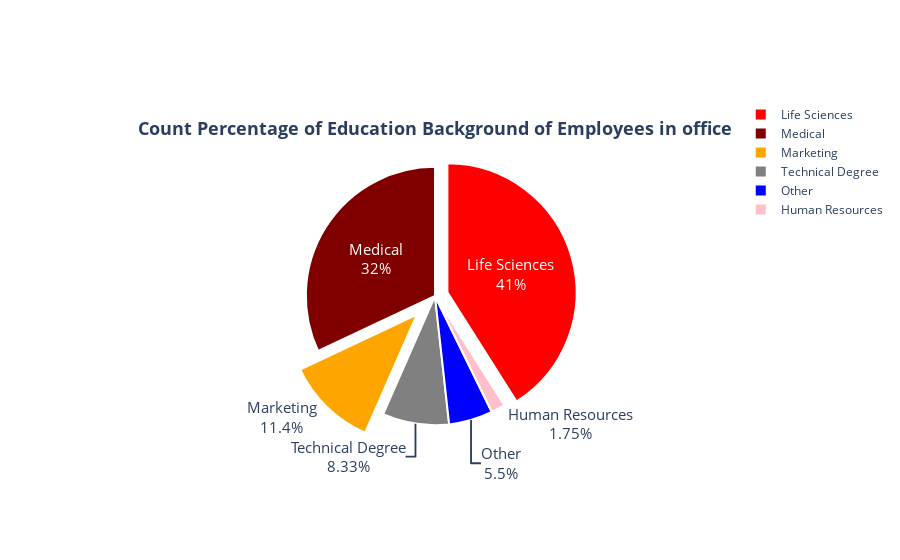

Notebook cell for this chart:
### Code cell
colors= ['Red','maroon','orange', 'gray','blue', 'pink']
fig= go.Figure(data=[go.Pie(labels=['Life Sciences','Medical','Marketing',
                                    'Technical Degree', 'Other', 'Human Resources'],
                            values=data['EducationBackground'].value_counts(),)])

fig.update_traces(hoverinfo='label+percent', textfont_size=15,
                 textinfo='label+percent', 
                  pull=[0.1,0,0.2,0,0,0],
                 marker=dict(colors=colors, line=dict(color='#FFFFFF', 
                                                      width=2)))
fig.update_traces(title="<b> Count Percentage of Education Background of Employees in office </b>",
                  titleposition="top center",titlefont_size=30)

fig

### Figure 1 — Plotly figure (JSON) as saved in the notebook; plotly's stock layout.template omitted (floating-point values rounded to 4 significant figures)
{"data": [{"hoverinfo": "label+percent", "labels": ["Life Sciences", "Medical", "Marketing", "Technical Degree", "Other", "Human Resources"], "marker": {"colors": ["Red", "maroon", "orange", "gray", "blue", "pink"], "line": {"color": "#FFFFFF", "width": 2}}, "pull": [0.1, 0, 0.2, 0, 0, 0], "textfont": {"size": 15}, "textinfo": "label+percent", "title": {"font": {"size": 30}, "position": "top center", "text": "<b> Count Percentage of Education Background of Employees in office </b>"}, "type": "pie", "values": [492, 384, 137, 100, 66, 21]}], "layout": {}}
